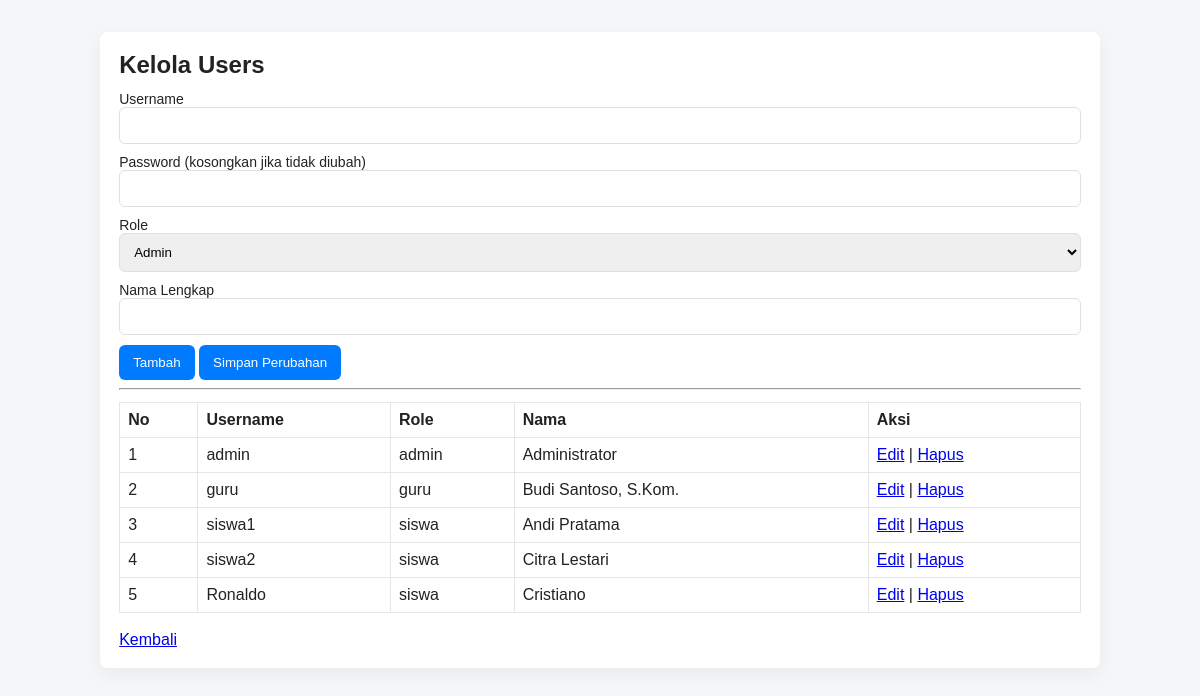
/admin_users.php (signed in), run on the app's committed database.
### tables this page shows
CREATE TABLE `users` (
  `id` int(11) NOT NULL,
  `username` varchar(50) NOT NULL,
  `password` varchar(255) NOT NULL,
  `role` enum('admin','guru','siswa') NOT NULL,
  `nama_lengkap` varchar(100) DEFAULT NULL
);

### admin_users.php (the view, shortened to what this page needs)
<?php
require 'koneksi.php';
$users = $koneksi->query('SELECT * FROM users ORDER BY id')->fetchAll();
?>
<!doctype html>
<html lang="id">
<head><meta charset="utf-8"><meta name="viewport" content="width=device-width,initial-scale=1">
<title>Kelola Users</title><link rel="stylesheet" href="css/style.css"></head>
<body>
<div class="container">
    <h2>Kelola Users</h2>
    <form method="POST">
        <label>Username<input type="text" name="username" id="username" required></label>
        <label>Password (kosongkan jika tidak diubah)<input type="password" name="password" id="password"></label>
        <label>Role
            <select name="role" id="role">
                <option value="admin">Admin</option>
            </select>
        </label>
        <label>Nama Lengkap<input type="text" name="nama_lengkap" id="nama_lengkap" required></label>
        <button type="submit" name="tambah">Tambah</button>
        <button type="submit" name="edit">Simpan Perubahan</button>
    </form>
    <hr>
    <table class="table">
        <thead><tr><th>No</th><th>Username</th><th>Role</th><th>Nama</th><th>Aksi</th></tr></thead>
        <tbody>
            <?php foreach($users as $i=>$u): ?>
                <tr>
                    <td><?= $i+1 ?></td>
                    <td><?=htmlspecialchars($u['username'])?></td>
                    <td><?=htmlspecialchars($u['role'])?></td>
                    <td><?=htmlspecialchars($u['nama_lengkap'])?></td>
                    <td>
                        <a href="#" class="edit-user" data-id="<?=$u['id']?>" data-username="<?=htmlspecialchars($u['username'], ENT_QUOTES)?>" data-role="<?=$u['role']?>" data-nama="<?=htmlspecialchars($u['nama_lengkap'], ENT_QUOTES)?>">Edit</a> |
                        <a href="admin_users.php?hapus=<?=$u['id']?>" onclick="return confirm('Hapus user ini?')">Hapus</a>
                    </td>
                </tr>
            <?php endforeach;?>
        </tbody>
    </table>
    <br><a href="admin.php">Kembali</a>
</div>
</body>
</html>

### css/style.css (style rules this page uses)
* { box-sizing:border-box }
body { font-family:Arial,Helvetica,sans-serif; background:#f4f6f8; margin:0; padding:0; color:#222 }
.container { max-width:1000px; margin:2rem auto; background:#fff; padding:1.2rem; border-radius:8px; box-shadow:0 6px 20px rgba(0,0,0,0.05) }
h1, h2 { margin:0 0 12px 0 }
label { display:block; margin-bottom:10px; font-size:14px }
input[type=text],input[type=password],input[type=month],select { width:100%;padding:10px;border:1px solid #e0e0e0;border-radius:6px }
button { background:#007bff; color:#fff; border:none; padding:10px 14px; border-radius:6px; cursor:pointer }
.table { width:100%; border-collapse:collapse; margin-top:12px }
.table th,.table td { border:1px solid #e6e6e6; padding:8px; text-align:left }

### data on the page
users: username "admin", role "admin", nama_lengkap "Administrator"
users: username "guru", role "guru", nama_lengkap "Budi Santoso, S.Kom."
users: username "siswa1", role "siswa", nama_lengkap "Andi Pratama"
users: username "siswa2", role "siswa", nama_lengkap "Citra Lestari"
users: username "Ronaldo", role "siswa", nama_lengkap "Cristiano"
